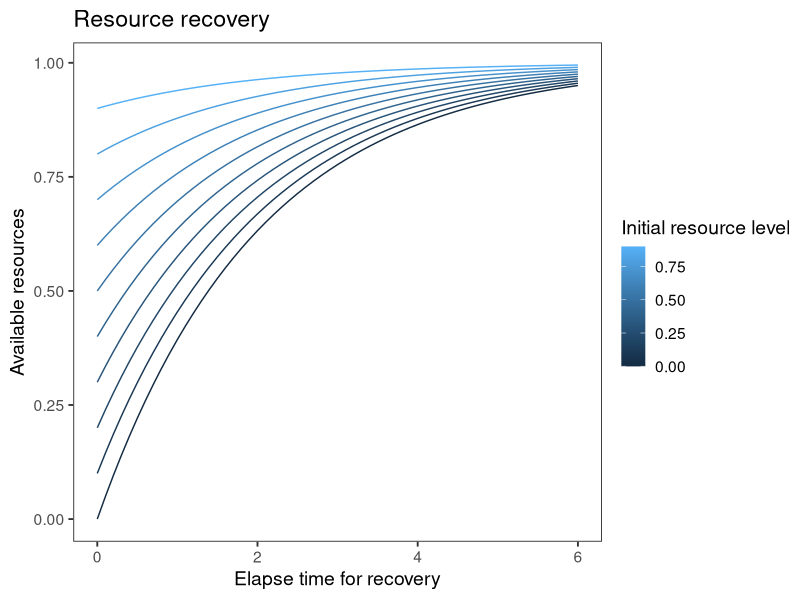

The R source for this figure:
## ---- chunk 1
#| message: false
resources <- function(R, rate, time, r_max = 1) {
  (r_max - R) * (1 - exp(-rate * time))
}
pars <- expand.grid(R = seq(0, 0.9, by = 0.1), time = seq(0, 6, by = 0.1))
pars$resources <- resources(pars$R, 0.5, pars$time)

# ggplot with rate as frame and then convert via ggplotly to an interactive plot
library(ggplot2)
ggplot(pars, aes(time, resources + R, color = R, group = R)) +
  geom_line() +
  theme_test(base_size = 14) +
  labs(
    title = "Resource recovery",
    x = "Elapse time for recovery",
    y = "Available resources",
    color = "Initial resource level"
  )
